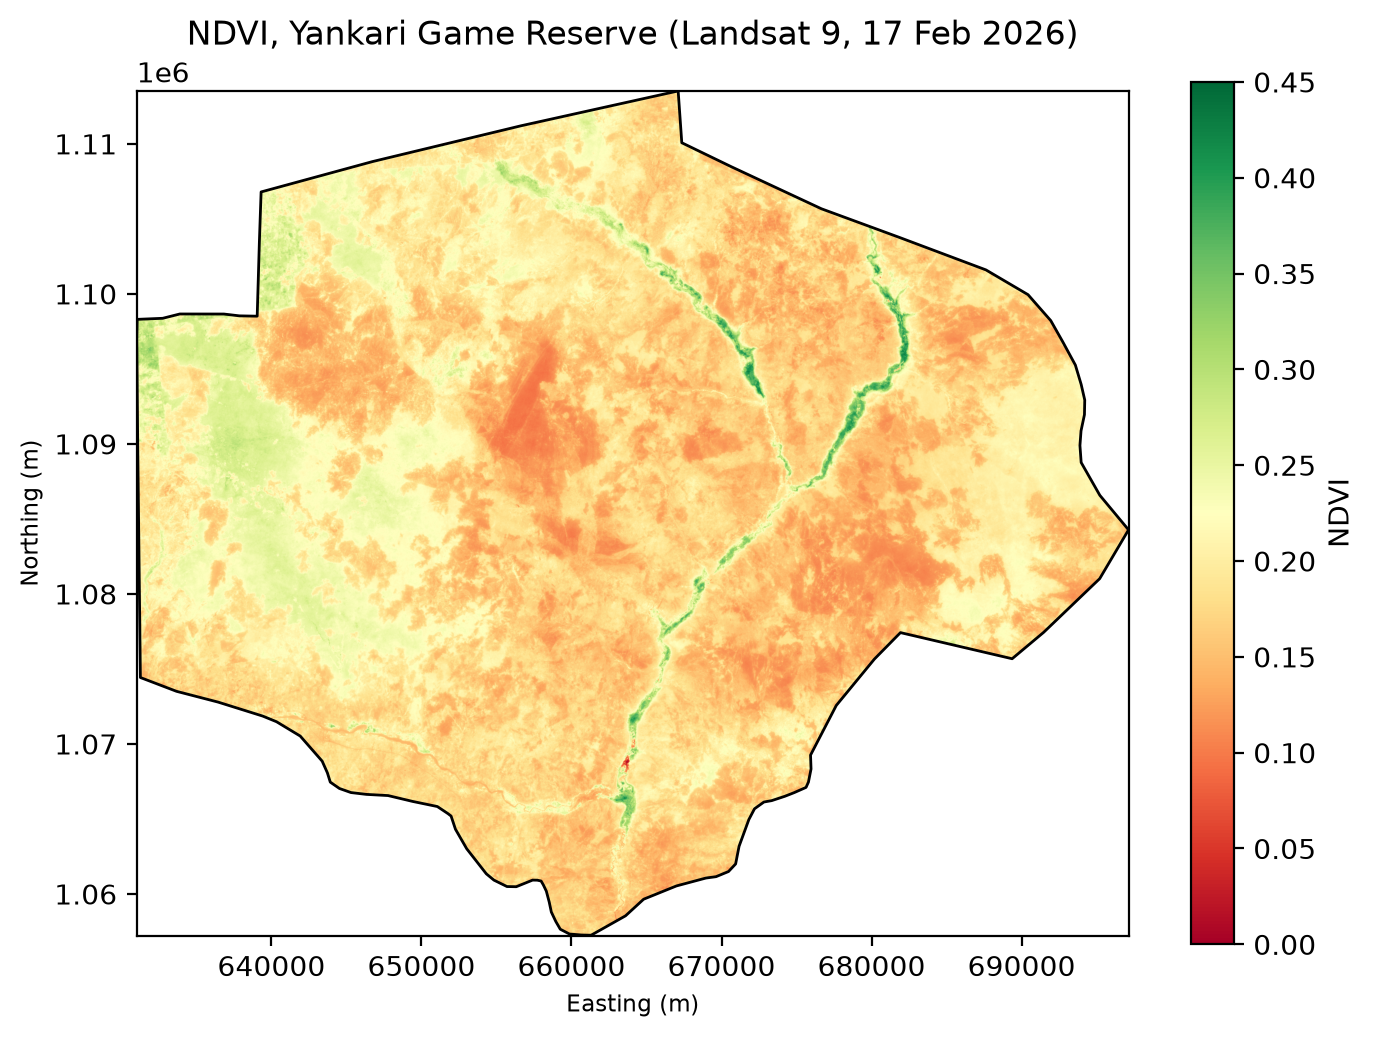

This chart was generated by the following Python code:
import geopandas as gpd
import numpy as np
import rasterio
import matplotlib.pyplot as plt

index = "ndvi"
title = "NDVI, Yankari Game Reserve (Landsat 9, 17 Feb 2026)"
cmap = "RdYlGn"
vmin, vmax = 0.0, 0.45
out_png = "month-03/Week-12/my_map_ndvi.png"

zones = gpd.read_file("C:/Users/tadeo/Downloads/GeoDev_Lab/GeoDev_Lab_Starter_Data/Data/Processed/Yankari GR UTM32.shp")

with rasterio.open(f"data/processed/{index}_20260217.tif") as src:
    data = np.ma.masked_equal(src.read(1), -9999)  
    b = src.bounds
    zones = zones.to_crs(src.crs)

fig, ax = plt.subplots(figsize=(8, 8))
im = ax.imshow(data, cmap=cmap, vmin=vmin, vmax=vmax, extent=(b.left, b.right, b.bottom, b.top))
zones.boundary.plot(ax=ax, color="black", linewidth=1)
fig.colorbar(im, ax=ax, label=index.upper(), shrink=0.7)
ax.set_title(title)
ax.set_xlabel("Easting (m)")
ax.set_ylabel("Northing (m)")
plt.savefig("month-03/Week-12/my_map_ndvi.png", dpi=200, bbox_inches="tight")
print("Saved:", out_png)
